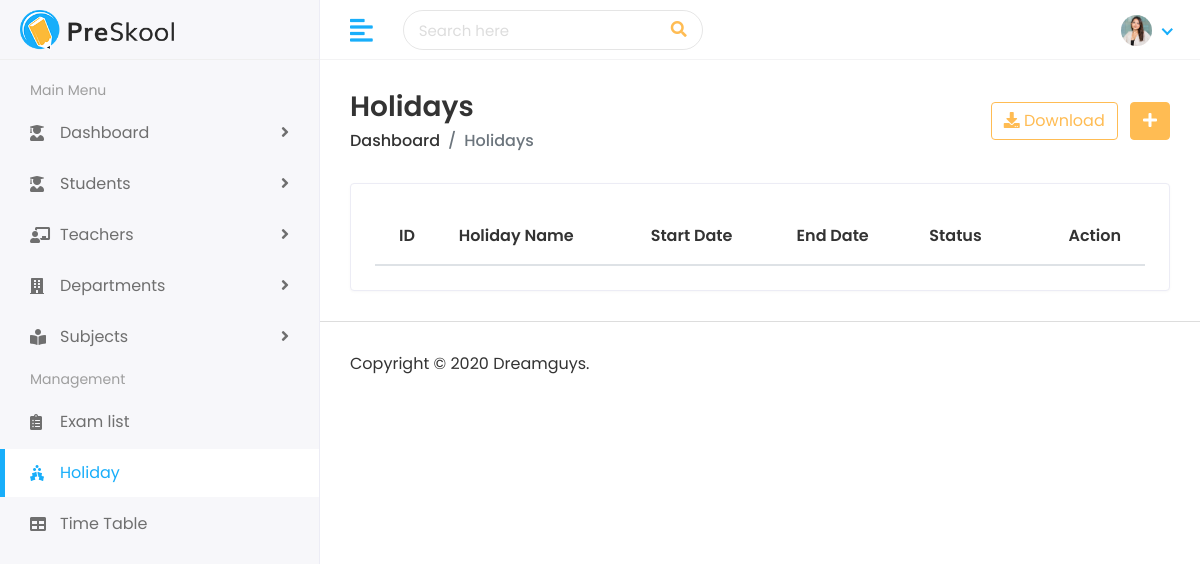
Before: /holiday/ (signed in) with the older database file.
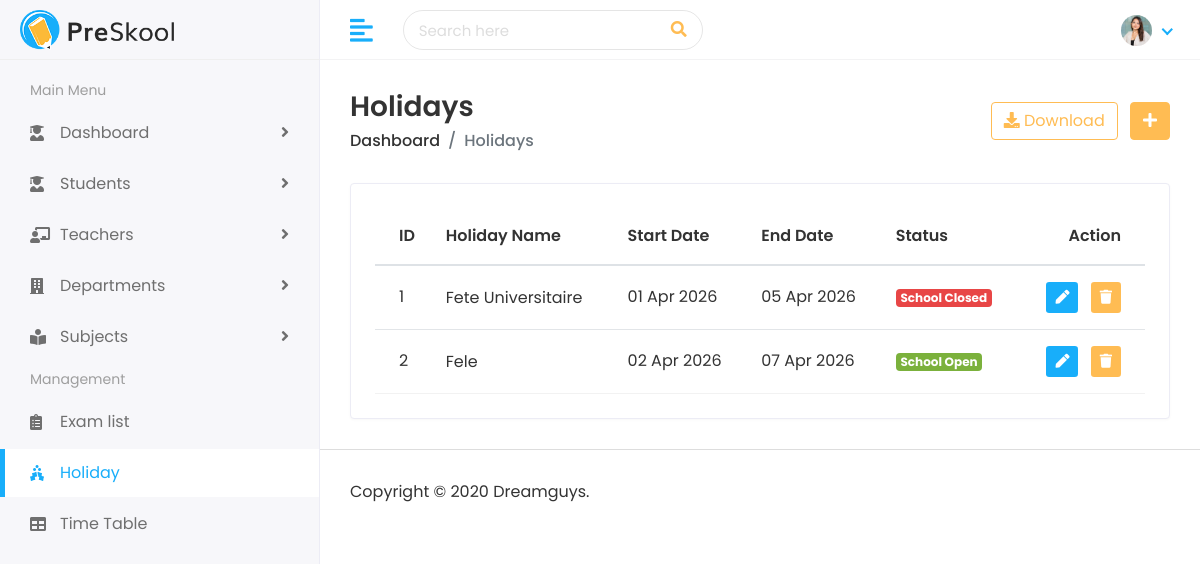
After: the same page with the newer database file.
### academic_calendar/models.py (models this page shows, shortened)
class Holiday(models.Model):
    title = models.CharField(max_length=100)
    start_date = models.DateField()
    end_date = models.DateField()
    description = models.TextField(blank=True)
    is_school_closed = models.BooleanField(default=True)
    created_at = models.DateTimeField(auto_now_add=True)

### academic_calendar/views.py (the view)
# urls.py: path('', views.holiday_list, name='holiday_list'),
@login_required
def holiday_list(request):
    holidays = Holiday.objects.all()
    return render(request, 'academic_calendar/holiday.html', {'holidays': holidays})

### templates/academic_calendar/holiday.html (shortened to what this page needs)
{% extends 'Home/base.html' %}
{% load static %}
{% block body %}
<div class="page-wrapper">
    <div class="content container-fluid">
        <div class="page-header">
            <div class="row align-items-center">
                <div class="col">
                    <h3 class="page-title">Holidays</h3>
                    <ul class="breadcrumb">
                        <li class="breadcrumb-item">
                            <a href="{% url 'dashboard' %}">Dashboard</a>
                        </li>
                        <li class="breadcrumb-item active">Holidays</li>
                    </ul>
                </div>
                <div class="col-auto text-right float-right ml-auto">
                    <a href="#" class="btn btn-outline-primary mr-2">
                        <i class="fas fa-download"></i> Download
                    </a>
                    {% if request.user.is_admin %}
                    <a href="{% url 'add_holiday' %}" class="btn btn-primary">
                        <i class="fas fa-plus"></i>
                    </a>
                    {% endif %}
                </div>
            </div>
        </div>
        <div class="row">
            <div class="col-sm-12">
                <div class="card card-table">
                    <div class="card-body">
                        <div class="table-responsive">
                            <table class="table table-hover table-center mb-0 datatable">
                                <thead>
                                    <tr>
                                        <th>ID</th>
                                        <th>Holiday Name</th>
                                        <th>Start Date</th>
                                        <th>End Date</th>
                                        <th>Status</th>
                                        {% if request.user.is_admin %}
                                        <th class="text-right">Action</th>
                                        {% endif %}
                                    </tr>
                                </thead>
                                <tbody>
                                    {% for holiday in holidays %}
                                    <tr>
                                        <td>{{ holiday.id }}</td>
                                        <td>
                                            <h2 class="table-avatar">
                                                {{ holiday.title }}
                                            </h2>
                                        </td>
                                        <td>{{ holiday.start_date|date:"d M Y" }}</td>
                                        <td>{{ holiday.end_date|date:"d M Y" }}</td>
                                        <td>
                                            {% if holiday.is_school_closed %}
                                                <span class="badge badge-danger">School Closed</span>
                                            {% else %}
                                                <span class="badge badge-success">School Open</span>
                                            {% endif %}
                                        </td>
                                        {% if request.user.is_admin %}
                                        <td class="text-right">
                                            <div class="actions">
                                                <a href="{% url 'edit_holiday' holiday.id %}"
                                                   class="btn btn-sm bg-success-light mr-2">
                                                    <i class="fas fa-pen"></i>
                                                </a>
                                                <form action="{% url 'delete_holiday' holiday.id %}"
                                                      method="POST"
                                                      style="display:inline;">
                                                    <button type="submit"
                                                            class="btn btn-sm bg-danger-light"
                                                            onclick="return confirm('Are you sure?');">
                                                        <i class="fas fa-trash"></i>
                                                    </button>
                                                </form>
                                            </div>
                                            {% endif %}
                                        </td>
                                    </tr>
                                    {% endfor %}
                                </tbody>
                            </table>
                        </div>
                    </div>
                </div>
            </div>
        </div>
    </div>
    <footer>
        <p>Copyright © 2020 Dreamguys.</p>
    </footer>
</div>
{% endblock %}

### templates/Home/base.html (shortened to what this page needs)
{% load static %}
<!DOCTYPE html>
<html lang="en">
   <head>
      <link rel="stylesheet" href="{%static 'assets/plugins/bootstrap/css/bootstrap.min.css' %}">
      <link rel="stylesheet" href="{%static 'assets/plugins/fontawesome/css/fontawesome.min.css' %}">
      <link rel="stylesheet" href="{%static 'assets/plugins/fontawesome/css/all.min.css' %}">
      <link rel="stylesheet" href="{%static 'assets/css/style.css' %}">
   </head>
   <body>
      <div class="main-wrapper">
         <div class="header">
            <div class="header-left">
               {% if request.user.is_admin %}
               <a href="{%url 'admin_dashboard'%}" class="logo">
               <img src="{%static 'assets/img/logo.png' %}" alt="Logo">
               </a>
               {% endif %}
            </div>
            <a href="javascript:void(0);" id="toggle_btn">
            <i class="fas fa-align-left"></i>
            </a>
            <div class="top-nav-search">
               <form>
                  <input type="text" class="form-control" placeholder="Search here">
                  <button class="btn" type="submit"><i class="fas fa-search"></i></button>
               </form>
            </div>
            <ul class="nav user-menu">
               <li class="nav-item dropdown noti-dropdown">
                  <a href="#" class="dropdown-toggle nav-link" data-toggle="dropdown">
                  </a>
               </li>
               <li class="nav-item dropdown has-arrow">
                  <a href="#" class="dropdown-toggle nav-link" data-toggle="dropdown">
                  {% if request.user.is_admin %}
                  <span class="user-img"><img class="rounded-circle" src="{%static 'assets/img/profiles/avatar-01.jpg'%}" width="31" alt="Ryan Taylor"></span>
                  {% endif %}
                  </a>
               </li>
            </ul>
         </div>
         <div class="sidebar" id="sidebar">
            <div class="sidebar-inner slimscroll">
               <div id="sidebar-menu" class="sidebar-menu">
                  <ul>
                     <li class="menu-title">
                        <span>Main Menu</span>
                     </li>
                     <li class="submenu {% if request.resolver_match.url_name in 'admin_dashboard teacher_dashboard student_dashboard' %}active{% endif %}">
                        <a href="#"><i class="fas fa-user-graduate"></i> <span> Dashboard</span> <span class="menu-arrow"></span></a>
                     </li>
                     {% if request.user.is_authenticated and not request.user.is_student %}
                     <li class="submenu {% if request.resolver_match.url_name in 'student_list add_student view_student' %}active{% endif %}">
                        <a href="#"><i class="fas fa-user-graduate"></i> <span> Students</span> <span class="menu-arrow"></span></a>
                     </li>
                     <li class="submenu {% if request.resolver_match.url_name in 'teacher_list add_teacher view_teacher' %}active{% endif %}">
                        <a href="#"><i class="fas fa-chalkboard-teacher"></i> <span> Teachers</span> <span class="menu-arrow"></span></a>
                     </li>
                     {% endif %}
                     <li class="submenu {% if request.resolver_match.url_name in 'departement_list add_departement view_departement' %}active{% endif %}">
                        <a href="#"><i class="fas fa-building"></i> <span> Departments</span> <span class="menu-arrow"></span></a>
                     </li>
                     <li class="submenu {% if request.resolver_match.url_name in 'subject_list add_subject view_subject' %}active{% endif %}">
                        <a href="#"><i class="fas fa-book-reader"></i> <span> Subjects</span> <span class="menu-arrow"></span></a>
                     </li>
                     <li class="menu-title">
                        <span>Management</span>
                     </li>
                     <li class="{% if request.resolver_match.url_name in 'exam_list add_exam view_exam' %}active{% endif %}">
                        <a href="{% url 'exam_list'%}" ><i class="fas fa-clipboard-list "></i> <span>Exam list</span></a>
                     </li>
                     <li class="{% if request.resolver_match.url_name in 'holiday_list add_holiday view_holiday' %}active{% endif %}">
                        <a href="{% url 'holiday_list'%}"><i class="fas fa-holly-berry "></i> <span>Holiday</span></a>
                     </li>
                     <li class="{% if request.resolver_match.url_name in 'time_table_list add_time_table view_time_table' %}active{% endif %}">
                        <a href="time-table.html"><i class="fas fa-table "></i> <span>Time Table</span></a>
                     </li>
                  </ul>
               </div>
            </div>
         </div>
         {% block body %}
         {% endblock %}
      </div>
  </body>
  </html>

Changed rows visible on the page:
added Holiday: id "1", title "Fete Universitaire", start_date "01 Apr 2026", end_date "05 Apr 2026", is_school_closed "School Closed"
added Holiday: id "2", title "Fele", start_date "02 Apr 2026", end_date "07 Apr 2026", is_school_closed "School Open"
